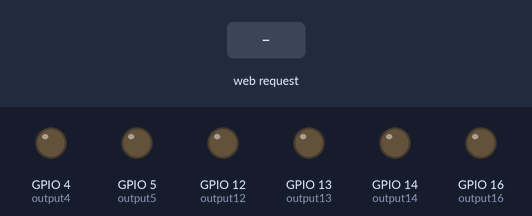
Bench run of a sketch on a simulated ESP8266 (NodeMCU). Parts: output pins drawn as LEDs (lit = HIGH). The inputs (shaded band) are chosen by the test bench. WiFi joins after 1.5 s; servers stay silent unless stated; what the sketch prints to the serial monitor is not drawn.

Above: at 2.7 s.
2.8 s: HTTP request GET /5/on received
At 3.6 s:
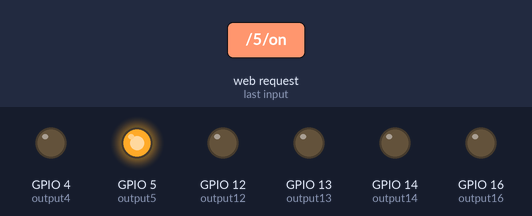
4.3 s: HTTP request GET /4/on received
At 4.7 s:
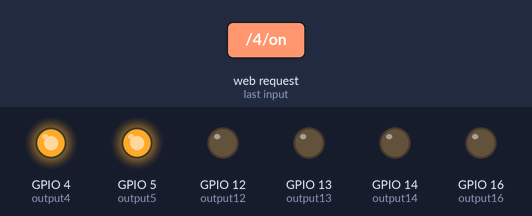
5.8 s: HTTP request GET /5/off received
At 7.0 s:
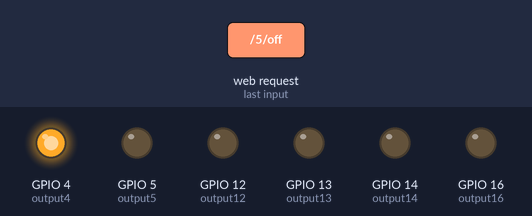
7.3 s: HTTP request GET /16/on received
At 8.2 s:
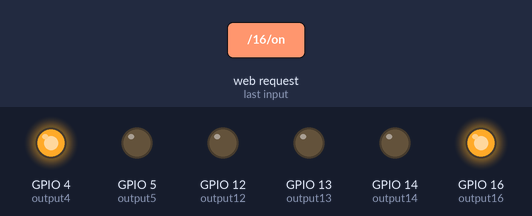
8.8 s: HTTP request GET /4/off received
At 9.4 s:
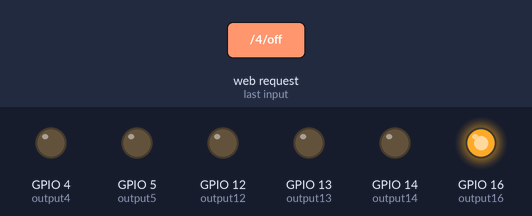
10.3 s: HTTP request GET /14/on received
At 11.7 s:
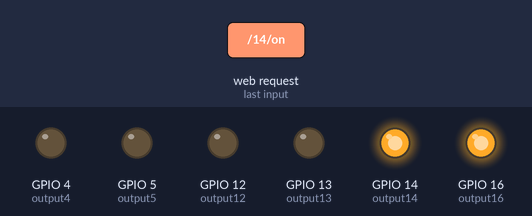
Timing chart, 0 to 12.8 s (numbered marks = the images above; inputs shaded):
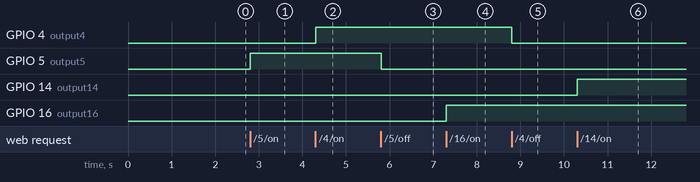

Measured:
- after the input at 2.8 s, GPIO 5 (output5): LOW → HIGH at once
- after the input at 4.3 s, GPIO 4 (output4): LOW → HIGH at once
- after the input at 5.8 s, GPIO 5 (output5): HIGH → LOW at once
- after the input at 7.3 s, GPIO 16 (output16): LOW → HIGH at once
- after the input at 8.8 s, GPIO 4 (output4): HIGH → LOW at once
- after the input at 10.3 s, GPIO 14 (output14): LOW → HIGH at once

The sketch:

irigatie_bucsani_esp.ino
```cpp
// Load Wi-Fi library
#include <ESP8266WiFi.h>

// Replace with your network credentials
const char* ssid     = "iionap";
const char* password = "81452873";

// Set web server port number to 80
WiFiServer server(80);

// Variable to store the HTTP request
String header;

// Auxiliar variables to store the current output state
String output5State = "off";
String output4State = "off";
String output16State = "off";
String output14State = "off";
String output12State = "off";
String output13State = "off";
// Assign output variables to GPIO pins
const int output5 = 5;
const int output4 = 4;
const int output16 = 16;
const int output14 = 14;
const int output12 = 12;
const int output13 = 13;
// Set your Static IP address
IPAddress local_IP(192, 168, 0, 183);
// Set your Gateway IP address
IPAddress gateway(192, 168, 0, 1);

IPAddress subnet(255, 255, 255, 0);
IPAddress primaryDNS(8, 8, 8, 8);   //optional
IPAddress secondaryDNS(8, 8, 4, 4); //optional
// Current time
unsigned long currentTime = millis();
// Previous time
unsigned long previousTime = 0;
// Define timeout time in milliseconds (example: 2000ms = 2s)
const long timeoutTime = 2000;

void setup() {
  Serial.begin(115200);
  // Initialize the output variables as outputs
  pinMode(output5, OUTPUT);
  pinMode(output4, OUTPUT);
  pinMode(output16, OUTPUT);
  pinMode(output14, OUTPUT);
  pinMode(output12, OUTPUT);
  pinMode(output13, OUTPUT);
  // Set outputs to LOW
  digitalWrite(output5, LOW);
  digitalWrite(output4, LOW);
 if (!WiFi.config(local_IP, gateway, subnet, primaryDNS, secondaryDNS)) {
    Serial.println("STA Failed to configure");
  }
  // Connect to Wi-Fi network with SSID and password
  Serial.print("Connecting to ");
  Serial.println(ssid);

  WiFi.begin(ssid, password);
  while (WiFi.status() != WL_CONNECTED) {
    delay(500);
    Serial.print(".");
  }
  // Print local IP address and start web server
  Serial.println("");
  Serial.println("WiFi connected.");
  Serial.println("IP address: ");
  Serial.println(WiFi.localIP());
  server.begin();
}

void loop(){
  WiFiClient client = server.available();   // Listen for incoming clients

  if (client) {                             // If a new client connects,
    Serial.println("New Client.");          // print a message out in the serial port
    String currentLine = "";                // make a String to hold incoming data from the client
    currentTime = millis();
    previousTime = currentTime;
    while (client.connected() && currentTime - previousTime <= timeoutTime) { // loop while the client's connected
      currentTime = millis();
      if (client.available()) {             // if there's bytes to read from the client,
        char c = client.read();             // read a byte, then
        Serial.write(c);                    // print it out the serial monitor
        header += c;
        if (c == '\n') {                    // if the byte is a newline character
          // if the current line is blank, you got two newline characters in a row.
          // that's the end of the client HTTP request, so send a response:
          if (currentLine.length() == 0) {
            // HTTP headers always start with a response code (e.g. HTTP/1.1 200 OK)
            // and a content-type so the client knows what's coming, then a blank line:
            client.println("HTTP/1.1 200 OK");
            client.println("Content-type:text/html");
            client.println("Connection: close");
            client.println();

            // turns the GPIOs on and off
            if (header.indexOf("GET /5/on") >= 0) {
              Serial.println("GPIO 5 on");
              output5State = "on";
              digitalWrite(output5, HIGH);
            } else if (header.indexOf("GET /5/off") >= 0) {
              Serial.println("GPIO 5 off");
              output5State = "off";
              digitalWrite(output5, LOW);
            } else if (header.indexOf("GET /4/on") >= 0) {
              Serial.println("GPIO 4 on");
              output4State = "on";
              digitalWrite(output4, HIGH);
            } else if (header.indexOf("GET /4/off") >= 0) {
              Serial.println("GPIO 4 off");
              output4State = "off";
              digitalWrite(output4, LOW);
            } else if (header.indexOf("GET /16/on") >= 0) {
              Serial.println("GPIO 16 on");
              output16State = "on";
              digitalWrite(output16, HIGH);
            } else if (header.indexOf("GET /16/off") >= 0) {
              Serial.println("GPIO 16 off");
              output16State = "off";
              digitalWrite(output16, LOW);
            } else if (header.indexOf("GET /14/on") >= 0) {
              Serial.println("GPIO 14 on");
              output14State = "on";
              digitalWrite(output14, HIGH);
            } else if (header.indexOf("GET /14/off") >= 0) {
              Serial.println("GPIO 14 off");
              output14State = "off";
              digitalWrite(output14, LOW);
            } else if (header.indexOf("GET /12/on") >= 0) {
              Serial.println("GPIO 12 on");
              output12State = "on";
              digitalWrite(output12, HIGH);
            } else if (header.indexOf("GET /12/off") >= 0) {
              Serial.println("GPIO 12 off");
              output12State = "off";
              digitalWrite(output12, LOW);
            }else if (header.indexOf("GET /13/on") >= 0) {
              Serial.println("GPIO 13 on");
              output13State = "on";
              digitalWrite(output13, HIGH);
            } else if (header.indexOf("GET /13/off") >= 0) {
              Serial.println("GPIO 13 off");
              output13State = "off";
              digitalWrite(output13, LOW);
            }

            // Display the HTML web page
            client.println("<!DOCTYPE html><html>");
            client.println("<head><meta name=\"viewport\" content=\"width=device-width, initial-scale=1\">");
            client.println("<link rel=\"icon\" href=\"data:,\">");
            // CSS to style the on/off buttons
            // Feel free to change the background-color and font-size attributes to fit your preferences
            client.println("<style>html { font-family: Helvetica; display: inline-block; margin: 0px auto; text-align: center;}");
            client.println(".button { background-color: #195B6A; border: none; color: white; padding: 16px 40px;");
            client.println("text-decoration: none; font-size: 30px; margin: 2px; cursor: pointer;}");
            client.println(".button2 {background-color: #77878A;}</style></head>");
            // Web Page Heading
            client.println("<body><h1>Irigatie Bucsani</h1>");
          client.println("<table style='width:100%'>");
          client.println("<tr>");
  //        client.println("<td>");
            // Display current state, and ON/OFF buttons for GPIO 5
  //          client.println("<p>GPIO 5 - State " + output5State + "</p>");
  //          // If the output5State is off, it displays the ON button
  //          if (output5State=="off") {
  //            client.println("<p><a href=\"/5/on\"><button class=\"button\">ON</button></a></p>");
  //          } else {
  //            client.println("<p><a href=\"/5/off\"><button class=\"button button2\">OFF</button></a></p>");
  //          }
  //        client.println("</td>");
  /*
          client.println("<td>");
            // Display current state, and ON/OFF buttons for GPIO 4
            client.println("<p>GPIO 4 - State " + output4State + "</p>");
            // If the output4State is off, it displays the ON button
            if (output4State=="off") {
              client.println("<p><a href=\"/4/on\"><button class=\"button\">ON</button></a></p>");
            } else {
              client.println("<p><a href=\"/4/off\"><button class=\"button button2\">OFF</button></a></p>");
            }
           client.println("</td>");
           client.println("<td>");
            // Display current state, and ON/OFF buttons for GPIO 16
            client.println("<p>GPIO 16 - State " + output16State + "</p>");
            // If the output5State is off, it displays the ON button
            if (output16State=="off") {
              client.println("<p><a href=\"/16/on\"><button class=\"button\">ON</button></a></p>");
            } else {
              client.println("<p><a href=\"/16/off\"><button class=\"button button2\">OFF</button></a></p>");
            }
            client.println("</td>");
   */
            client.println("</tr>");
            client.println("<tr>");
            client.println("<td>");
            // Display current state, and ON/OFF buttons for GPIO 14
            client.println("<p>Linia 1 - State " + output14State + "</p>");
            // If the output5State is off, it displays the ON button
            if (output14State=="off") {
              client.println("<p><a href=\"/14/on\"><button class=\"button\">ON</button></a></p>");
            } else {
              client.println("<p><a href=\"/14/off\"><button class=\"button button2\">OFF</button></a></p>");
            }
            client.println("</td>");
            client.println("<td>");
          // Display current state, and ON/OFF buttons for GPIO 12
            client.println("<p>Linia 2 - State " + output12State + "</p>");
            // If the output12State is off, it displays the ON button
            if (output12State=="off") {
              client.println("<p><a href=\"/12/on\"><button class=\"button\">ON</button></a></p>");
            } else {
              client.println("<p><a href=\"/12/off\"><button class=\"button button2\">OFF</button></a></p>");
            }
            client.println("</td>");
            client.println("<td>");
          // Display current state, and ON/OFF buttons for GPIO 13
            client.println("<p>Pompa - State " + output13State + "</p>");
            // If the output5State is off, it displays the ON button
            if (output13State=="off") {
              client.println("<p><a href=\"/13/on\"><button class=\"button\">ON</button></a></p>");
            } else {
              client.println("<p><a href=\"/13/off\"><button class=\"button button2\">OFF</button></a></p>");
            }
            client.println("</td>");
            client.println("</tr>");
            client.println("</table>");
            client.println("</body></html>");
            // The HTTP response ends with another blank line
            client.println();
            // Break out of the while loop
            break;
          } else { // if you got a newline, then clear currentLine
            currentLine = "";
          }
        } else if (c != '\r') {  // if you got anything else but a carriage return character,
          currentLine += c;      // add it to the end of the currentLine
        }
      }
    }
    // Clear the header variable
    header = "";
    // Close the connection
    client.stop();
    Serial.println("Client disconnected.");
    Serial.println("");
  }
}
```
